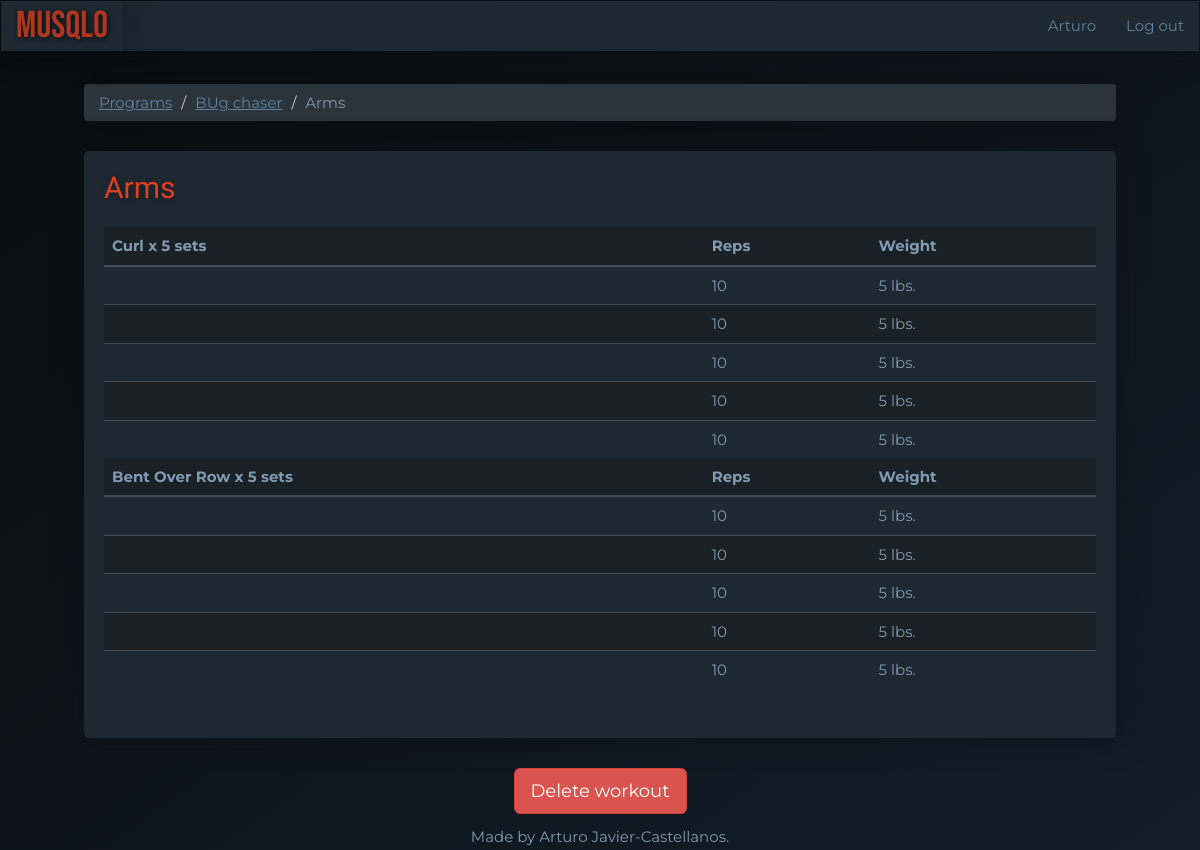
The page /workouts/11 (signed in) on the database its author committed.
### main.py (models this page shows)
class User(UserMixin, db.Model):
    __tablename__ = "users"
    id = Column(Integer, primary_key=True)
    email = Column(String(100), unique=True)
    password = Column(String(100))
    name = Column(String(100))
    program_templates = relationship("ProgramTemplate", back_populates="user")
    programs = relationship("Program", back_populates="user")

class Program(db.Model):
    __tablename__ = "programs"
    id = Column(Integer, primary_key=True)
    user_id = Column(Integer, ForeignKey("users.id"))
    user = relationship("User", back_populates="programs")
    name = Column(String(200), nullable=False)
    weeks = Column(Integer, nullable=False)
    workouts = relationship("Workout", back_populates="parent_program")

class Workout(db.Model):
    __tablename__ = "workouts"
    id = Column(Integer, primary_key=True)
    name = Column(String(200), nullable=False)
    week = Column(Integer, nullable=False)
    date = Column(Date, nullable=False)
    program_id = Column(Integer, ForeignKey("programs.id"))
    parent_program = relationship("Program", back_populates="workouts")
    exercises = relationship("Exercise", back_populates="parent_workout")

class Exercise(db.Model):
    __tablename__ = "exercises"
    id = Column(Integer, primary_key=True)
    type = Column(String(200), nullable=False)
    workout_id = Column(Integer, ForeignKey("workouts.id"))
    parent_workout = relationship("Workout", back_populates="exercises")
    sets = relationship("Set", back_populates="parent_exercise")

class Set(db.Model):
    __tablename__ = "sets"
    id = Column(Integer, primary_key=True)
    weight = Column(Integer, nullable=False)
    reps = Column(Integer, nullable=False)
    order = Column(Integer, nullable=False)
    completed = Column(Boolean, nullable=False)
    exercise_id = Column(Integer, ForeignKey("exercises.id"))
    parent_exercise = relationship("Exercise", back_populates="sets")

### main.py (the view)
@app.route("/workouts/<int:workout_id>", methods=["GET", "POST"])
@protect_workout
def show_workout(workout_id):
    requested_workout = Workout.query.get(workout_id)
    return render_template("show-workout.html", workout=requested_workout)

### main.py (called while the page is built)
@login_manager.user_loader
def load_user(user_id):
    try:
        return User.query.get(int(user_id))
    except ValueError:
        return None

def protect_workout(f):
    @wraps(f)
    def decorated_function(workout_id, *args, **kwargs):
        requested_workout = Workout.query.get(workout_id)
        if requested_workout.parent_program.user_id != current_user.id:
            return abort(403)
        return f(workout_id, *args, **kwargs)
    return decorated_function

### templates/show-workout.html
{% extends 'bootstrap/base.html' %}
{% block content %}
{% include "header.html" %}
<ol class="breadcrumb">
  <li><a href="{{url_for('dashboard')}}">Programs</a></li>
 <li><a href="{{url_for('show_program', program_id=workout.parent_program.id, week=workout.week)}}">{{workout.parent_program.name}}</a></li>
  <li class="active">{{ workout.name }}</li>
</ol>
<div class="card">
    <h2 class="card-title">{{ workout.name }}</h2>
    <table class="table">
        {% for exercise in workout.exercises: %}
            <thead>
                <tr>
                    <th scope="col">{{exercise.type}} x {{ exercise.sets|count }} sets</th>
                    <th scope="col">Reps</th>
                    <th scope="col">Weight</th>
                </tr>
            </thead>
            <tbody>
            {% for set in exercise.sets|reverse: %}
                <tr>
                    <td></td>
                    <td>{{set.reps}}</td>
                    <td>{{set.weight}} lbs.</td>
                </tr>
            {% endfor %}
            </tbody>
        {% endfor %}
    </table>
</div>
<div class="text-center">
    <a class="btn btn-lg btn-danger" href="{{url_for('delete_workout', workout_id=workout.id, week=workout.week)}}">Delete workout</a>
</div>
{% include "footer.html" %}
{% endblock %}

### templates/header.html (shortened to what this page needs)
<!DOCTYPE html>
<html lang="en">
<head>
    <link href="{{ url_for('static', filename='css/styles.css')}}" rel="stylesheet">
</head>
<body>
<div id="wrap">
<nav class="navbar navbar-inverted" role="navigation">
  <div class="navbar-header">
    <a class="navbar-brand" href="{{url_for('home')}}">MUSQLO</a>
  </div>
  <div class="collapse navbar-collapse" id="navbar-links">
  <ul class="nav navbar-nav navbar-right">
    {% if current_user.is_authenticated: %}
    <li><a href="{{url_for('user')}}">{{ current_user.name }}</a></li>
    <li><a href="{{url_for('logout')}}">Log out</a></li>
    {% else: %}
    <li><a href="{{ url_for('home',_anchor='login') }}">Log in</a></li>
    <li><a href="{{ url_for('register') }}">Register</a></li>
    {% endif %}
  </ul>
  </div>
</nav>
<div id="main">
<div class="container-fluid">

### static/css/styles.css (style rules this page uses)
body { font-family: 'Montserrat', sans-serif; font-size: 1.5rem; color: #819ab1; background: linear-gradient(to bottom right, #080d11, #121d26) fixed; }
.container-fluid { padding: 1% 7%; }
.card { background-color: #1d2830; border-radius: 5px; box-shadow: 0px 0 30px rgba(8, 13, 17, 0.5); padding: 0 20px 30px; margin-bottom: 30px; }
.card-title { font-family: 'Cairo', sans-serif; font-size: 3rem; color: #df4020; padding: 20px 0 15px; margin: 0 0 8px 0; text-shadow: 2px 3px 8px rgba(0, 0, 0, .3); }
.breadcrumb { background-color: #2b343b; box-shadow: 0px 0 30px rgba(8, 13, 17, 0.5); margin-bottom: 30px; }
.breadcrumb > .active { font-family: 'Montserrat', sans-serif; color: #819ab1; }
.breadcrumb a { color: #61819e; text-decoration: underline; }
.navbar-collapse { font-family: 'Montserrat', sans-serif; background-color: #1d2830; box-shadow: 0px 0 30px rgba(8, 13, 17, 0.5); }
.navbar-collapse a { color: #61819e; }
.navbar-header { font-family: 'Montserrat', sans-serif; background-color: #1d2830; box-shadow: 0px 0 30px rgba(8, 13, 17, 0.5); }
.navbar-header a { color: #61819e; }
.navbar-inverted > .navbar-header > .navbar-brand { font-family: 'Bebas Neue', cursive; color: #ad361f; font-size: 2.5em; text-shadow: 1px 1px 5px rgba(0, 0, 0, .7); }
.table tr:nth-child(even) td { background-color: #1a2126; }
.table > thead > tr > th { background-color: #1a2126; border-bottom: 2px solid #404e59; border-top: 0; }
.table > tbody > tr > td { border-color: #404e59; }
html, body { height: 100%; }
#wrap { min-height: 100%; }
#main { overflow:auto; padding-bottom: 2%; }

### rows shown on the page
User: name "Arturo"
Program: parent_program.name "BUg chaser"
Workout: name "Arms"
Exercise: type "Curl", sets|count "5"
Set: reps "10", weight "5"
Set: reps "10", weight "5"
Set: reps "10", weight "5"
Set: reps "10", weight "5"
Set: reps "10", weight "5"
Exercise: type "Bent Over Row", sets|count "5"
Set: reps "10", weight "5"
Set: reps "10", weight "5"
Set: reps "10", weight "5"
Set: reps "10", weight "5"
Set: reps "10", weight "5"
